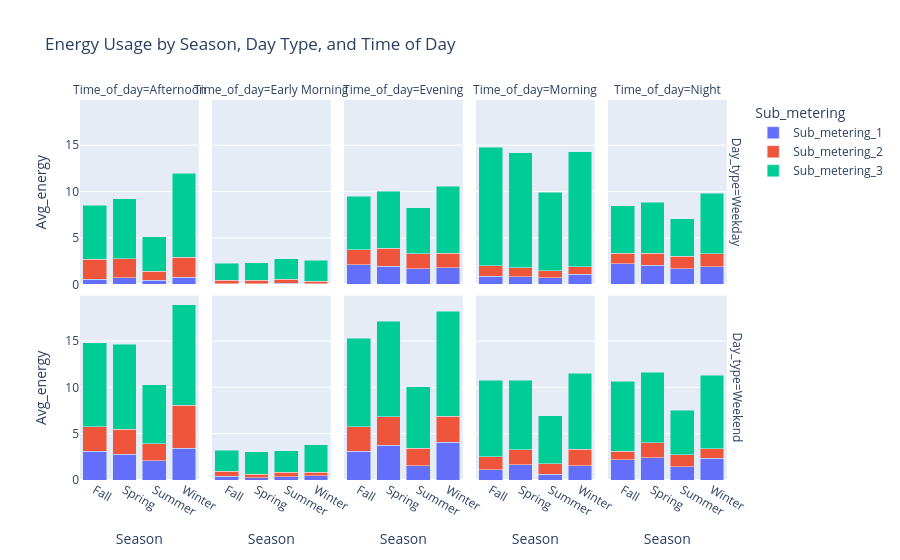

This figure's notebook cell:
### Markdown cell above
Insights from the chart:

1. Evening time dominates energy usage

Both Weekdays and Weekends show the highest consumption in the Evening, mainly driven by Sub_metering 3 (AC & water heater).

Suggestion: Customers should try to reduce evening peak loads (e.g., shift water heating or AC usage).

2. Weekends generally consume more than weekdays

Across Afternoon and Evening, Weekend bars are consistently taller than Weekday bars.

Likely because people stay at home more, using kitchen appliances (Sub_metering 1) and laundry devices (Sub_metering 2).

3. Sub_metering 3 is the largest contributor

Across all times, AC & water heater usage (Sub_metering 3) dominates total consumption.

This suggests heating/cooling is the primary driver of household electricity demand.

4. Kitchen & laundry appliances show smaller, but noticeable patterns

Sub_metering 1 (kitchen appliances) has spikes in Morning and Evening (possibly cooking times).

Sub_metering 2 (laundry, fridge, dryer) adds a steady contribution, slightly higher on Weekends.

### Code cell
agg_season = df.groupby(['Season', 'Day_type', 'Time_of_day'])[
    ['Sub_metering_1', 'Sub_metering_2', 'Sub_metering_3']
].mean().reset_index()

sub_df = agg_season.melt(
    id_vars=['Season','Day_type','Time_of_day'],
    value_vars=['Sub_metering_1','Sub_metering_2','Sub_metering_3'],
    var_name='Sub_metering',
    value_name='Avg_energy'
)

fig = px.bar(
    sub_df,
    x='Season',
    y='Avg_energy',
    color='Sub_metering',
    facet_col='Time_of_day',
    facet_row='Day_type',   # 👈 Weekday/Weekend in separate rows
    barmode='stack',
    title="Energy Usage by Season, Day Type, and Time of Day"
)
fig.show()

### Figure 1 — Plotly figure (JSON) as saved in the notebook; plotly's stock layout.template omitted (floating-point values rounded to 4 significant figures)
{"data": [{"hovertemplate": "Sub_metering=Sub_metering_1<br>Day_type=Weekday<br>Time_of_day=Afternoon<br>Season=%{x}<br>Avg_energy=%{y}<extra></extra>", "legendgroup": "Sub_metering_1", "marker": {"color": "#636efa", "pattern": {"shape": ""}}, "name": "Sub_metering_1", "orientation": "v", "showlegend": true, "textposition": "auto", "type": "bar", "x": ["Fall", "Spring", "Summer", "Winter"], "xaxis": "x6", "y": [0.5518, 0.7143, 0.4472, 0.758], "yaxis": "y6"}, {"hovertemplate": "Sub_metering=Sub_metering_1<br>Day_type=Weekday<br>Time_of_day=Early Morning<br>Season=%{x}<br>Avg_energy=%{y}<extra></extra>", "legendgroup": "Sub_metering_1", "marker": {"color": "#636efa", "pattern": {"shape": ""}}, "name": "Sub_metering_1", "orientation": "v", "showlegend": false, "textposition": "auto", "type": "bar", "x": ["Fall", "Spring", "Summer", "Winter"], "xaxis": "x7", "y": [0.05459, 0.05282, 0.1215, 0.04938], "yaxis": "y7"}, {"hovertemplate": "Sub_metering=Sub_metering_1<br>Day_type=Weekday<br>Time_of_day=Evening<br>Season=%{x}<br>Avg_energy=%{y}<extra></extra>", "legendgroup": "Sub_metering_1", "marker": {"color": "#636efa", "pattern": {"shape": ""}}, "name": "Sub_metering_1", "orientation": "v", "showlegend": false, "textposition": "auto", "type": "bar", "x": ["Fall", "Spring", "Summer", "Winter"], "xaxis": "x8", "y": [2.126, 1.931, 1.703, 1.811], "yaxis": "y8"}, {"hovertemplate": "Sub_metering=Sub_metering_1<br>Day_type=Weekday<br>Time_of_day=Morning<br>Season=%{x}<br>Avg_energy=%{y}<extra></extra>", "legendgroup": "Sub_metering_1", "marker": {"color": "#636efa", "pattern": {"shape": ""}}, "name": "Sub_metering_1", "orientation": "v", "showlegend": false, "textposition": "auto", "type": "bar", "x": ["Fall", "Spring", "Summer", "Winter"], "xaxis": "x9", "y": [0.873, 0.8377, 0.6887, 1.073], "yaxis": "y9"}, {"hovertemplate": "Sub_metering=Sub_metering_1<br>Day_type=Weekday<br>Time_of_day=Night<br>Season=%{x}<br>Avg_energy=%{y}<extra></extra>", "legendgroup": "Sub_metering_1", "marker": {"color": "#636efa", "pattern": {"shape": ""}}, "name": "Sub_metering_1", "orientation": "v", "showlegend": false, "textposition": "auto", "type": "bar", "x": ["Fall", "Spring", "Summer", "Winter"], "xaxis": "x10", "y": [2.236, 2.041, 1.671, 1.905], "yaxis": "y10"}, {"hovertemplate": "Sub_metering=Sub_metering_1<br>Day_type=Weekend<br>Time_of_day=Afternoon<br>Season=%{x}<br>Avg_energy=%{y}<extra></extra>", "legendgroup": "Sub_metering_1", "marker": {"color": "#636efa", "pattern": {"shape": ""}}, "name": "Sub_metering_1", "orientation": "v", "showlegend": false, "textposition": "auto", "type": "bar", "x": ["Fall", "Spring", "Summer", "Winter"], "xaxis": "x", "y": [3.086, 2.784, 2.089, 3.442], "yaxis": "y"}, {"hovertemplate": "Sub_metering=Sub_metering_1<br>Day_type=Weekend<br>Time_of_day=Early Morning<br>Season=%{x}<br>Avg_energy=%{y}<extra></extra>", "legendgroup": "Sub_metering_1", "marker": {"color": "#636efa", "pattern": {"shape": ""}}, "name": "Sub_metering_1", "orientation": "v", "showlegend": false, "textposition": "auto", "type": "bar", "x": ["Fall", "Spring", "Summer", "Winter"], "xaxis": "x2", "y": [0.4151, 0.2623, 0.3283, 0.4362], "yaxis": "y2"}, {"hovertemplate": "Sub_metering=Sub_metering_1<br>Day_type=Weekend<br>Time_of_day=Evening<br>Season=%{x}<br>Avg_energy=%{y}<extra></extra>", "legendgroup": "Sub_metering_1", "marker": {"color": "#636efa", "pattern": {"shape": ""}}, "name": "Sub_metering_1", "orientation": "v", "showlegend": false, "textposition": "auto", "type": "bar", "x": ["Fall", "Spring", "Summer", "Winter"], "xaxis": "x3", "y": [3.086, 3.731, 1.53, 4.067], "yaxis": "y3"}, {"hovertemplate": "Sub_metering=Sub_metering_1<br>Day_type=Weekend<br>Time_of_day=Morning<br>Season=%{x}<br>Avg_energy=%{y}<extra></extra>", "legendgroup": "Sub_metering_1", "marker": {"color": "#636efa", "pattern": {"shape": ""}}, "name": "Sub_metering_1", "orientation": "v", "showlegend": false, "textposition": "auto", "type": "bar", "x": ["Fall", "Spring", "Summer", "Winter"], "xaxis": "x4", "y": [1.129, 1.658, 0.6234, 1.546], "yaxis": "y4"}, {"hovertemplate": "Sub_metering=Sub_metering_1<br>Day_type=Weekend<br>Time_of_day=Night<br>Season=%{x}<br>Avg_energy=%{y}<extra></extra>", "legendgroup": "Sub_metering_1", "marker": {"color": "#636efa", "pattern": {"shape": ""}}, "name": "Sub_metering_1", "orientation": "v", "showlegend": false, "textposition": "auto", "type": "bar", "x": ["Fall", "Spring", "Summer", "Winter"], "xaxis": "x5", "y": [2.2, 2.426, 1.404, 2.367], "yaxis": "y5"}, {"hovertemplate": "Sub_metering=Sub_metering_2<br>Day_type=Weekday<br>Time_of_day=Afternoon<br>Season=%{x}<br>Avg_energy=%{y}<extra></extra>", "legendgroup": "Sub_metering_2", "marker": {"color": "#EF553B", "pattern": {"shape": ""}}, "name": "Sub_metering_2", "orientation": "v", "showlegend": true, "textposition": "auto", "type": "bar", "x": ["Fall", "Spring", "Summer", "Winter"], "xaxis": "x6", "y": [2.128, 2.04, 0.9777, 2.135], "yaxis": "y6"}, {"hovertemplate": "Sub_metering=Sub_metering_2<br>Day_type=Weekday<br>Time_of_day=Early Morning<br>Season=%{x}<br>Avg_energy=%{y}<extra></extra>", "legendgroup": "Sub_metering_2", "marker": {"color": "#EF553B", "pattern": {"shape": ""}}, "name": "Sub_metering_2", "orientation": "v", "showlegend": false, "textposition": "auto", "type": "bar", "x": ["Fall", "Spring", "Summer", "Winter"], "xaxis": "x7", "y": [0.3612, 0.358, 0.4397, 0.2871], "yaxis": "y7"}, {"hovertemplate": "Sub_metering=Sub_metering_2<br>Day_type=Weekday<br>Time_of_day=Evening<br>Season=%{x}<br>Avg_energy=%{y}<extra></extra>", "legendgroup": "Sub_metering_2", "marker": {"color": "#EF553B", "pattern": {"shape": ""}}, "name": "Sub_metering_2", "orientation": "v", "showlegend": false, "textposition": "auto", "type": "bar", "x": ["Fall", "Spring", "Summer", "Winter"], "xaxis": "x8", "y": [1.585, 1.941, 1.573, 1.559], "yaxis": "y8"}, {"hovertemplate": "Sub_metering=Sub_metering_2<br>Day_type=Weekday<br>Time_of_day=Morning<br>Season=%{x}<br>Avg_energy=%{y}<extra></extra>", "legendgroup": "Sub_metering_2", "marker": {"color": "#EF553B", "pattern": {"shape": ""}}, "name": "Sub_metering_2", "orientation": "v", "showlegend": false, "textposition": "auto", "type": "bar", "x": ["Fall", "Spring", "Summer", "Winter"], "xaxis": "x9", "y": [1.155, 0.9248, 0.7652, 0.8184], "yaxis": "y9"}, {"hovertemplate": "Sub_metering=Sub_metering_2<br>Day_type=Weekday<br>Time_of_day=Night<br>Season=%{x}<br>Avg_energy=%{y}<extra></extra>", "legendgroup": "Sub_metering_2", "marker": {"color": "#EF553B", "pattern": {"shape": ""}}, "name": "Sub_metering_2", "orientation": "v", "showlegend": false, "textposition": "auto", "type": "bar", "x": ["Fall", "Spring", "Summer", "Winter"], "xaxis": "x10", "y": [1.102, 1.325, 1.336, 1.377], "yaxis": "y10"}, {"hovertemplate": "Sub_metering=Sub_metering_2<br>Day_type=Weekend<br>Time_of_day=Afternoon<br>Season=%{x}<br>Avg_energy=%{y}<extra></extra>", "legendgroup": "Sub_metering_2", "marker": {"color": "#EF553B", "pattern": {"shape": ""}}, "name": "Sub_metering_2", "orientation": "v", "showlegend": false, "textposition": "auto", "type": "bar", "x": ["Fall", "Spring", "Summer", "Winter"], "xaxis": "x", "y": [2.676, 2.697, 1.835, 4.61], "yaxis": "y"}, {"hovertemplate": "Sub_metering=Sub_metering_2<br>Day_type=Weekend<br>Time_of_day=Early Morning<br>Season=%{x}<br>Avg_energy=%{y}<extra></extra>", "legendgroup": "Sub_metering_2", "marker": {"color": "#EF553B", "pattern": {"shape": ""}}, "name": "Sub_metering_2", "orientation": "v", "showlegend": false, "textposition": "auto", "type": "bar", "x": ["Fall", "Spring", "Summer", "Winter"], "xaxis": "x2", "y": [0.5046, 0.3598, 0.5133, 0.3751], "yaxis": "y2"}, {"hovertemplate": "Sub_metering=Sub_metering_2<br>Day_type=Weekend<br>Time_of_day=Evening<br>Season=%{x}<br>Avg_energy=%{y}<extra></extra>", "legendgroup": "Sub_metering_2", "marker": {"color": "#EF553B", "pattern": {"shape": ""}}, "name": "Sub_metering_2", "orientation": "v", "showlegend": false, "textposition": "auto", "type": "bar", "x": ["Fall", "Spring", "Summer", "Winter"], "xaxis": "x3", "y": [2.681, 3.086, 1.915, 2.821], "yaxis": "y3"}, {"hovertemplate": "Sub_metering=Sub_metering_2<br>Day_type=Weekend<br>Time_of_day=Morning<br>Season=%{x}<br>Avg_energy=%{y}<extra></extra>", "legendgroup": "Sub_metering_2", "marker": {"color": "#EF553B", "pattern": {"shape": ""}}, "name": "Sub_metering_2", "orientation": "v", "showlegend": false, "textposition": "auto", "type": "bar", "x": ["Fall", "Spring", "Summer", "Winter"], "xaxis": "x4", "y": [1.402, 1.615, 1.151, 1.792], "yaxis": "y4"}, {"hovertemplate": "Sub_metering=Sub_metering_2<br>Day_type=Weekend<br>Time_of_day=Night<br>Season=%{x}<br>Avg_energy=%{y}<extra></extra>", "legendgroup": "Sub_metering_2", "marker": {"color": "#EF553B", "pattern": {"shape": ""}}, "name": "Sub_metering_2", "orientation": "v", "showlegend": false, "textposition": "auto", "type": "bar", "x": ["Fall", "Spring", "Summer", "Winter"], "xaxis": "x5", "y": [0.8796, 1.567, 1.321, 0.9979], "yaxis": "y5"}, {"hovertemplate": "Sub_metering=Sub_metering_3<br>Day_type=Weekday<br>Time_of_day=Afternoon<br>Season=%{x}<br>Avg_energy=%{y}<extra></extra>", "legendgroup": "Sub_metering_3", "marker": {"color": "#00cc96", "pattern": {"shape": ""}}, "name": "Sub_metering_3", "orientation": "v", "showlegend": true, "textposition": "auto", "type": "bar", "x": ["Fall", "Spring", "Summer", "Winter"], "xaxis": "x6", "y": [5.855, 6.478, 3.687, 9.085], "yaxis": "y6"}, {"hovertemplate": "Sub_metering=Sub_metering_3<br>Day_type=Weekday<br>Time_of_day=Early Morning<br>Season=%{x}<br>Avg_energy=%{y}<extra></extra>", "legendgroup": "Sub_metering_3", "marker": {"color": "#00cc96", "pattern": {"shape": ""}}, "name": "Sub_metering_3", "orientation": "v", "showlegend": false, "textposition": "auto", "type": "bar", "x": ["Fall", "Spring", "Summer", "Winter"], "xaxis": "x7", "y": [1.852, 1.939, 2.176, 2.242], "yaxis": "y7"}, {"hovertemplate": "Sub_metering=Sub_metering_3<br>Day_type=Weekday<br>Time_of_day=Evening<br>Season=%{x}<br>Avg_energy=%{y}<extra></extra>", "legendgroup": "Sub_metering_3", "marker": {"color": "#00cc96", "pattern": {"shape": ""}}, "name": "Sub_metering_3", "orientation": "v", "showlegend": false, "textposition": "auto", "type": "bar", "x": ["Fall", "Spring", "Summer", "Winter"], "xaxis": "x8", "y": [5.806, 6.164, 4.973, 7.202], "yaxis": "y8"}, {"hovertemplate": "Sub_metering=Sub_metering_3<br>Day_type=Weekday<br>Time_of_day=Morning<br>Season=%{x}<br>Avg_energy=%{y}<extra></extra>", "legendgroup": "Sub_metering_3", "marker": {"color": "#00cc96", "pattern": {"shape": ""}}, "name": "Sub_metering_3", "orientation": "v", "showlegend": false, "textposition": "auto", "type": "bar", "x": ["Fall", "Spring", "Summer", "Winter"], "xaxis": "x9", "y": [12.74, 12.45, 8.46, 12.43], "yaxis": "y9"}, {"hovertemplate": "Sub_metering=Sub_metering_3<br>Day_type=Weekday<br>Time_of_day=Night<br>Season=%{x}<br>Avg_energy=%{y}<extra></extra>", "legendgroup": "Sub_metering_3", "marker": {"color": "#00cc96", "pattern": {"shape": ""}}, "name": "Sub_metering_3", "orientation": "v", "showlegend": false, "textposition": "auto", "type": "bar", "x": ["Fall", "Spring", "Summer", "Winter"], "xaxis": "x10", "y": [5.161, 5.494, 4.073, 6.547], "yaxis": "y10"}, {"hovertemplate": "Sub_metering=Sub_metering_3<br>Day_type=Weekend<br>Time_of_day=Afternoon<br>Season=%{x}<br>Avg_energy=%{y}<extra></extra>", "legendgroup": "Sub_metering_3", "marker": {"color": "#00cc96", "pattern": {"shape": ""}}, "name": "Sub_metering_3", "orientation": "v", "showlegend": false, "textposition": "auto", "type": "bar", "x": ["Fall", "Spring", "Summer", "Winter"], "xaxis": "x", "y": [9.069, 9.175, 6.351, 10.84], "yaxis": "y"}, {"hovertemplate": "Sub_metering=Sub_metering_3<br>Day_type=Weekend<br>Time_of_day=Early Morning<br>Season=%{x}<br>Avg_energy=%{y}<extra></extra>", "legendgroup": "Sub_metering_3", "marker": {"color": "#00cc96", "pattern": {"shape": ""}}, "name": "Sub_metering_3", "orientation": "v", "showlegend": false, "textposition": "auto", "type": "bar", "x": ["Fall", "Spring", "Summer", "Winter"], "xaxis": "x2", "y": [2.274, 2.413, 2.294, 2.981], "yaxis": "y2"}, {"hovertemplate": "Sub_metering=Sub_metering_3<br>Day_type=Weekend<br>Time_of_day=Evening<br>Season=%{x}<br>Avg_energy=%{y}<extra></extra>", "legendgroup": "Sub_metering_3", "marker": {"color": "#00cc96", "pattern": {"shape": ""}}, "name": "Sub_metering_3", "orientation": "v", "showlegend": false, "textposition": "auto", "type": "bar", "x": ["Fall", "Spring", "Summer", "Winter"], "xaxis": "x3", "y": [9.512, 10.31, 6.591, 11.32], "yaxis": "y3"}, {"hovertemplate": "Sub_metering=Sub_metering_3<br>Day_type=Weekend<br>Time_of_day=Morning<br>Season=%{x}<br>Avg_energy=%{y}<extra></extra>", "legendgroup": "Sub_metering_3", "marker": {"color": "#00cc96", "pattern": {"shape": ""}}, "name": "Sub_metering_3", "orientation": "v", "showlegend": false, "textposition": "auto", "type": "bar", "x": ["Fall", "Spring", "Summer", "Winter"], "xaxis": "x4", "y": [8.255, 7.503, 5.176, 8.204], "yaxis": "y4"}, {"hovertemplate": "Sub_metering=Sub_metering_3<br>Day_type=Weekend<br>Time_of_day=Night<br>Season=%{x}<br>Avg_energy=%{y}<extra></extra>", "legendgroup": "Sub_metering_3", "marker": {"color": "#00cc96", "pattern": {"shape": ""}}, "name": "Sub_metering_3", "orientation": "v", "showlegend": false, "textposition": "auto", "type": "bar", "x": ["Fall", "Spring", "Summer", "Winter"], "xaxis": "x5", "y": [7.578, 7.606, 4.825, 7.945], "yaxis": "y5"}], "layout": {"annotations": [{"font": {}, "showarrow": false, "text": "Time_of_day=Afternoon", "x": 0.09, "xanchor": "center", "xref": "paper", "y": 1, "yanchor": "bottom", "yref": "paper"}, {"font": {}, "showarrow": false, "text": "Time_of_day=Early Morning", "x": 0.29, "xanchor": "center", "xref": "paper", "y": 1, "yanchor": "bottom", "yref": "paper"}, {"font": {}, "showarrow": false, "text": "Time_of_day=Evening", "x": 0.49, "xanchor": "center", "xref": "paper", "y": 1, "yanchor": "bottom", "yref": "paper"}, {"font": {}, "showarrow": false, "text": "Time_of_day=Morning", "x": 0.69, "xanchor": "center", "xref": "paper", "y": 1, "yanchor": "bottom", "yref": "paper"}, {"font": {}, "showarrow": false, "text": "Time_of_day=Night", "x": 0.89, "xanchor": "center", "xref": "paper", "y": 1, "yanchor": "bottom", "yref": "paper"}, {"font": {}, "showarrow": false, "text": "Day_type=Weekend", "textangle": 90, "x": 0.98, "xanchor": "left", "xref": "paper", "y": 0.2425, "yanchor": "middle", "yref": "paper"}, {"font": {}, "showarrow": false, "text": "Day_type=Weekday", "textangle": 90, "x": 0.98, "xanchor": "left", "xref": "paper", "y": 0.7575, "yanchor": "middle", "yref": "paper"}], "barmode": "stack", "legend": {"title": {"text": "Sub_metering"}, "tracegroupgap": 0}, "title": {"text": "Energy Usage by Season, Day Type, and Time of Day"}, "xaxis": {"anchor": "y", "domain": [0, 0.18], "title": {"text": "Season"}}, "xaxis10": {"anchor": "y10", "domain": [0.8, 0.98], "matches": "x", "showticklabels": false}, "xaxis2": {"anchor": "y2", "domain": [0.2, 0.38], "matches": "x", "title": {"text": "Season"}}, "xaxis3": {"anchor": "y3", "domain": [0.4, 0.58], "matches": "x", "title": {"text": "Season"}}, "xaxis4": {"anchor": "y4", "domain": [0.6, 0.78], "matches": "x", "title": {"text": "Season"}}, "xaxis5": {"anchor": "y5", "domain": [0.8, 0.98], "matches": "x", "title": {"text": "Season"}}, "xaxis6": {"anchor": "y6", "domain": [0, 0.18], "matches": "x", "showticklabels": false}, "xaxis7": {"anchor": "y7", "domain": [0.2, 0.38], "matches": "x", "showticklabels": false}, "xaxis8": {"anchor": "y8", "domain": [0.4, 0.58], "matches": "x", "showticklabels": false}, "xaxis9": {"anchor": "y9", "domain": [0.6, 0.78], "matches": "x", "showticklabels": false}, "yaxis": {"anchor": "x", "domain": [0, 0.485], "title": {"text": "Avg_energy"}}, "yaxis10": {"anchor": "x10", "domain": [0.515, 1], "matches": "y", "showticklabels": false}, "yaxis2": {"anchor": "x2", "domain": [0, 0.485], "matches": "y", "showticklabels": false}, "yaxis3": {"anchor": "x3", "domain": [0, 0.485], "matches": "y", "showticklabels": false}, "yaxis4": {"anchor": "x4", "domain": [0, 0.485], "matches": "y", "showticklabels": false}, "yaxis5": {"anchor": "x5", "domain": [0, 0.485], "matches": "y", "showticklabels": false}, "yaxis6": {"anchor": "x6", "domain": [0.515, 1], "matches": "y", "title": {"text": "Avg_energy"}}, "yaxis7": {"anchor": "x7", "domain": [0.515, 1], "matches": "y", "showticklabels": false}, "yaxis8": {"anchor": "x8", "domain": [0.515, 1], "matches": "y", "showticklabels": false}, "yaxis9": {"anchor": "x9", "domain": [0.515, 1], "matches": "y", "showticklabels": false}}}
